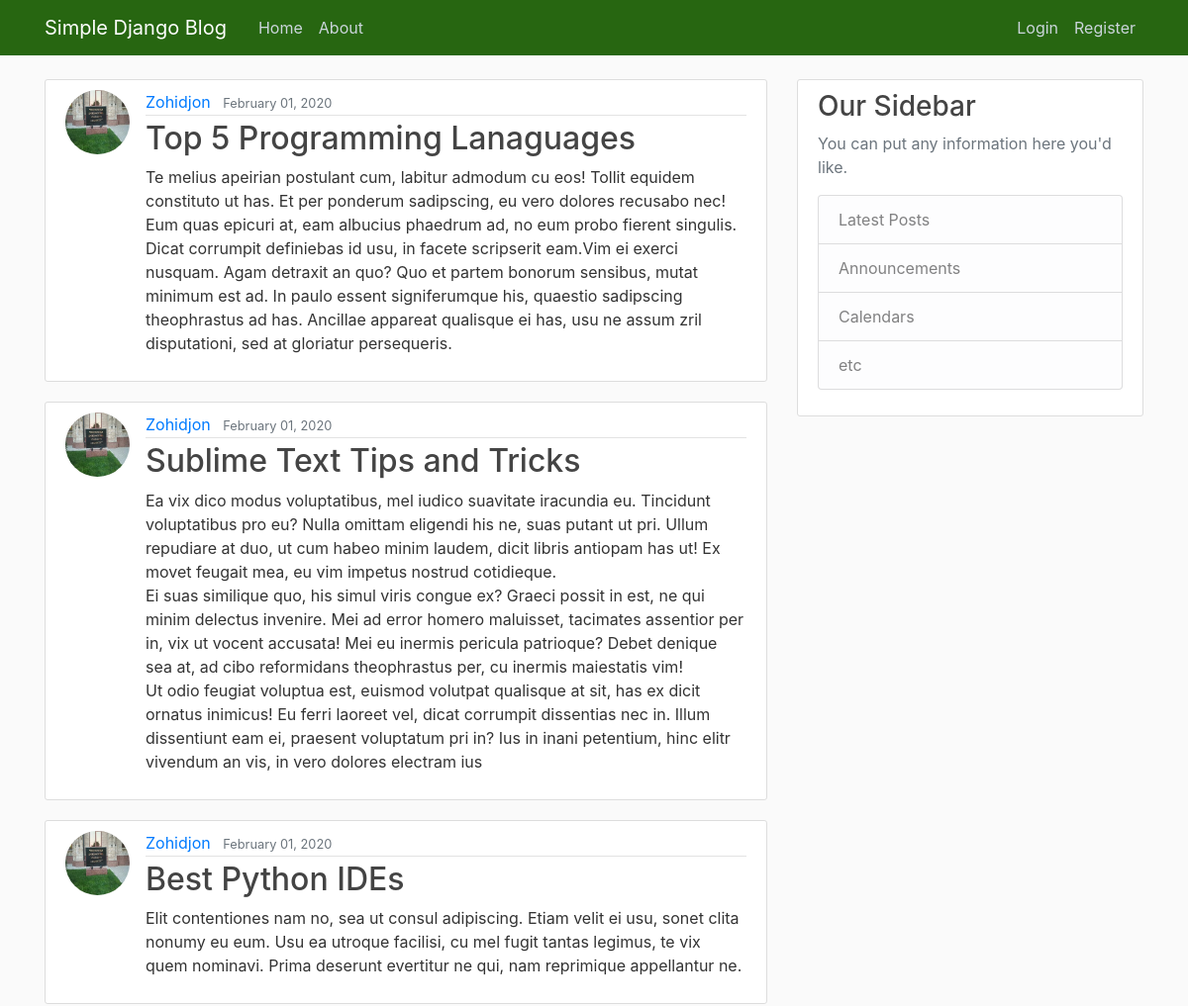
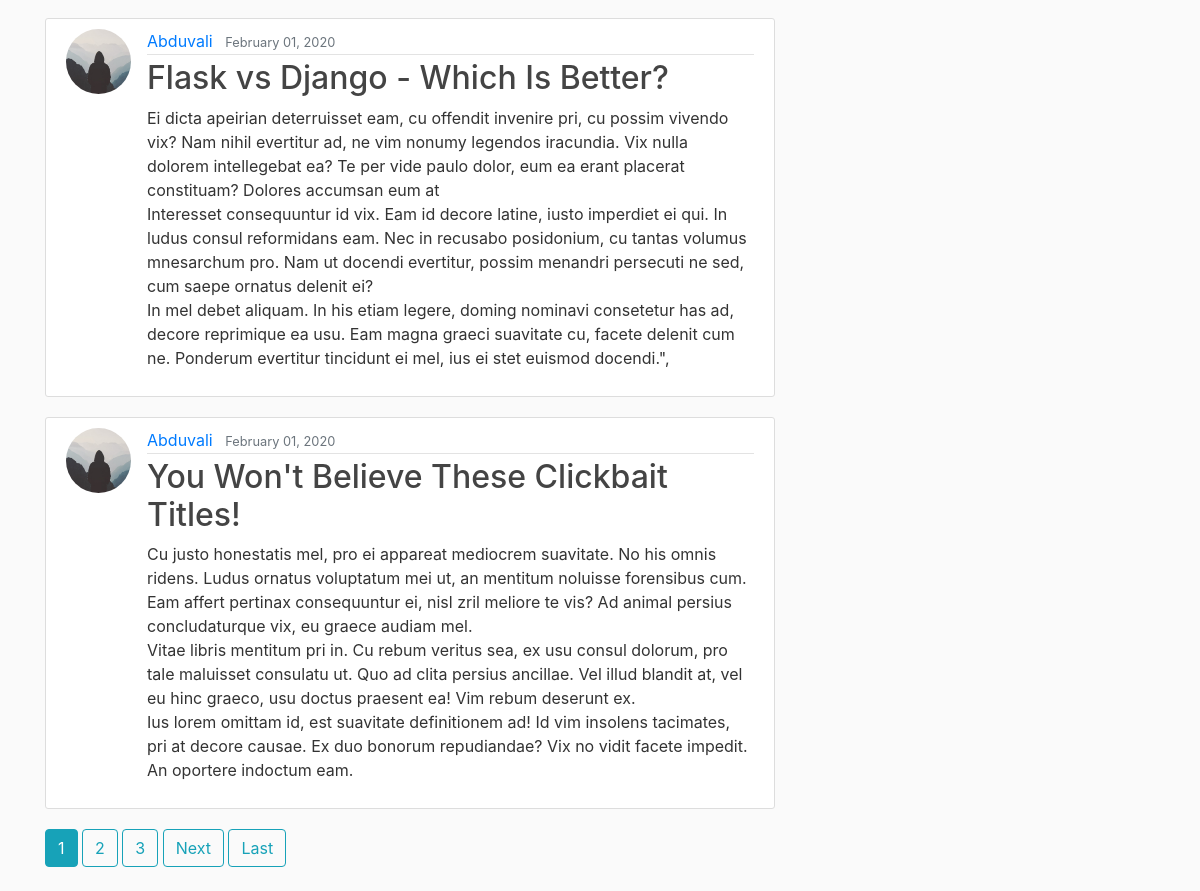
The page / on the database its author committed (2 pictures, top to bottom).
### blog/models.py (models this page shows, shortened)
class Post(models.Model):
    title = models.CharField(max_length=100)
    content = models.TextField()
    date_posted = models.DateField(default = timezone.now)
    author = models.ForeignKey(User, on_delete=models.CASCADE)

### users/models.py (models this page shows, shortened)
class Profile(models.Model):
    user = models.OneToOneField(User, on_delete=models.CASCADE)
    image = models.ImageField(default='default.jpg', upload_to='profile_pics')

### blog/views.py (the view)
# urls.py: path('', PostListView.as_view(), name = 'blog-home'),
class PostListView(ListView):
    model = Post
    template_name = 'blog/home.html' #<app>/<model>_<viewtype>.html
    context_object_name = 'posts'
    ordering = ['-date_posted']
    paginate_by = 5

### blog/templates/blog/home.html (shortened to what this page needs)
 {% extends "blog/base.html" %}
 {% block content%}
    {% for post in posts %}
        <article class="media content-section">
            <img class="rounded-circle article-img" src="{{ post.author.profile.image.url }}" alt="">
            <div class="media-body">
                <div class="article-metadata">
                    <a class="mr-2" href="{% url 'user-posts' post.author.username %}">{{ post.author }}</a>
                    <small class="text-muted">{{ post.date_posted|date:"F d, Y" }}</small>
                </div>
                <h2><a class="article-title" href="{% url 'post-detail' post.id %}">{{ post.title }}</a></h2>
                <p class="article-content">{{ post.content }}</p>
            </div>
        </article>
    {% endfor %}
    {% if is_paginated %}
        {% for num in page_obj.paginator.page_range %}
            {% if page_obj.number == num %}
                <a class ="btn btn-info mb-4" href="?page={{ num }}">{{ num }}</a>
            {% elif num > page_obj.number|add:'-3' and num < page_obj.number|add:'3' %}
                <a class ="btn btn-outline-info mb-4" href="?page={{ num }}">{{ num }}</a>
            {% endif %}
        {% endfor %}
        {% if page_obj.has_next %}
            <a class ="btn btn-outline-info mb-4" href="?page={{ page_obj.next_page_number }}"> Next </a>
            <a class ="btn btn-outline-info mb-4" href="?page={{ page_obj.paginator.num_pages }}">Last</a>
        {% endif %}
    {% endif %}
{% endblock content %}

### blog/templates/blog/base.html (shortened to what this page needs)
{%load static%}
<!DOCTYPE html>
<html lang="en">
<head>
   <link rel="stylesheet" href="https://stackpath.bootstrapcdn.com/bootstrap/4.4.1/css/bootstrap.min.css">
    <link rel="stylesheet" href="{% static 'blog/main.css'%}">
</head>
<body>
    <header class="site-header">
        <nav class="navbar navbar-expand-md navbar-dark bg-steel fixed-top">
          <div class="container">
            <a class="navbar-brand mr-4" href="/">Simple Django Blog</a>
            <div class="collapse navbar-collapse" id="navbarToggle">
              <div class="navbar-nav mr-auto">
                <a class="nav-item nav-link" href="{% url 'blog-home' %}">Home</a>
                <a class="nav-item nav-link" href="{% url 'blog-about' %}">About</a>
              </div>
              <div class="navbar-nav">
                {% if user.is_authenticated %}
                  <a class="nav-item nav-link" href="{% url 'post-create' %}">New Post</a>
                  <a class="nav-item nav-link" href="{% url 'profile' %}">Profile</a>
                  <a class="nav-item nav-link" href="{% url 'logout' %}">Logout</a>
                {% else %}
                  <a class="nav-item nav-link" href="{% url 'login' %}">Login</a>
                  <a class="nav-item nav-link" href="{% url 'register' %}">Register</a>
                {% endif %}
              </div>
            </div>
          </div>
        </nav>
    </header>
    <main role="main" class="container">
        <div class="row">
          <div class="col-md-8">
            {% block content %}{% endblock %}
          </div>
          <div class="col-md-4">
            <div class="content-section">
              <h3>Our Sidebar</h3>
              <p class='text-muted'>You can put any information here you'd like.
                <ul class="list-group">
                  <li class="list-group-item list-group-item-light">Latest Posts</li>
                  <li class="list-group-item list-group-item-light">Announcements</li>
                  <li class="list-group-item list-group-item-light">Calendars</li>
                  <li class="list-group-item list-group-item-light">etc</li>
                </ul>
              </p>
            </div>
          </div>
        </div>
    </main>
</body>
</html>

### blog/static/blog/main.css (style rules this page uses)
body { background: #fafafa; color: #333333; margin-top: 5rem; }
h1, h2, h3, h4, h5, h6 { color: #444444; }
ul { margin: 0; }
.bg-steel { background-color: #276611; }
.site-header .navbar-nav .nav-link { color: #cbd5db; }
.content-section { background: #ffffff; padding: 10px 20px; border: 1px solid #dddddd; border-radius: 3px; margin-bottom: 20px; }
.article-title { color: #444444; }
.article-content { white-space: pre-line; }
.article-img { height: 65px; width: 65px; margin-right: 16px; }
.article-metadata { padding-bottom: 1px; margin-bottom: 4px; border-bottom: 1px solid #e3e3e3 }

### rows shown on the page
Post: author.profile.image (picture), author "Zohidjon", date_posted "February 01, 2020", title "Top 5 Programming Lanaguages", content "Te melius apeirian postulant cum, labitur admodum cu eos! Tollit equidem constituto ut has. Et per ponderum sadipscing, eu vero dolores recusabo nec! Eum quas epicuri at, eam albucius phaedrum ad, no eum probo fierent singulis. Dicat corrumpit definiebas id usu, in facete scripserit eam.Vim ei exerci nusquam. Agam detraxit an quo? Quo et partem bonorum sensibus, mutat minimum est ad. In paulo essent signiferumque his, quaestio sadipscing theophrastus ad has. Ancillae appareat qualisque ei has, usu ne assum zril disputationi, sed at gloriatur persequeris."
Post: author.profile.image (picture), author "Zohidjon", date_posted "February 01, 2020", title "Sublime Text Tips and Tricks", content "Ea vix dico modus voluptatibus, mel iudico suavitate iracundia eu. Tincidunt voluptatibus pro eu? Nulla omittam eligendi his ne, suas putant ut pri. Ullum repudiare at duo, ut cum habeo minim laudem, dicit libris antiopam has ut! Ex movet feugait mea, eu vim impetus nostrud cotidieque. Ei suas similique quo, his simul viris congue ex? Graeci possit in est, ne qui minim delectus invenire. Mei ad error homero maluisset, tacimates assentior per in, vix ut vocent accusata! Mei eu inermis pericula patrioque? Debet denique sea at, ad cibo reformidans theophrastus per, cu inermis maiestatis vim! Ut odio feugiat voluptua est, euismod volutpat qualisque at sit, has ex dicit ornatus inimicus! Eu…"
Post: author.profile.image (picture), author "Zohidjon", date_posted "February 01, 2020", title "Best Python IDEs", content "Elit contentiones nam no, sea ut consul adipiscing. Etiam velit ei usu, sonet clita nonumy eu eum. Usu ea utroque facilisi, cu mel fugit tantas legimus, te vix quem nominavi. Prima deserunt evertitur ne qui, nam reprimique appellantur ne."
Post: author.profile.image (placeholder picture), author "Abduvali", date_posted "February 01, 2020", title "Flask vs Django - Which Is Better?", content "Ei dicta apeirian deterruisset eam, cu offendit invenire pri, cu possim vivendo vix? Nam nihil evertitur ad, ne vim nonumy legendos iracundia. Vix nulla dolorem intellegebat ea? Te per vide paulo dolor, eum ea erant placerat constituam? Dolores accumsan eum at Interesset consequuntur id vix. Eam id decore latine, iusto imperdiet ei qui. In ludus consul reformidans eam. Nec in recusabo posidonium, cu tantas volumus mnesarchum pro. Nam ut docendi evertitur, possim menandri persecuti ne sed, cum saepe ornatus delenit ei? In mel debet aliquam. In his etiam legere, doming nominavi consetetur has ad, decore reprimique ea usu. Eam magna graeci suavitate cu, facete delenit cum ne. Ponderum…"
Post: author.profile.image (placeholder picture), author "Abduvali", date_posted "February 01, 2020", title "You Won't Believe These Clickbait Titles!", content "Cu justo honestatis mel, pro ei appareat mediocrem suavitate. No his omnis ridens. Ludus ornatus voluptatum mei ut, an mentitum noluisse forensibus cum. Eam affert pertinax consequuntur ei, nisl zril meliore te vis? Ad animal persius concludaturque vix, eu graece audiam mel. Vitae libris mentitum pri in. Cu rebum veritus sea, ex usu consul dolorum, pro tale maluisset consulatu ut. Quo ad clita persius ancillae. Vel illud blandit at, vel eu hinc graeco, usu doctus praesent ea! Vim rebum deserunt ex. Ius lorem omittam id, est suavitate definitionem ad! Id vim insolens tacimates, pri at decore causae. Ex duo bonorum repudiandae? Vix no vidit facete impedit. An oportere indoctum eam."

### other values the page prints
{{ num }} "1"
{{ num }} "2" "3"
